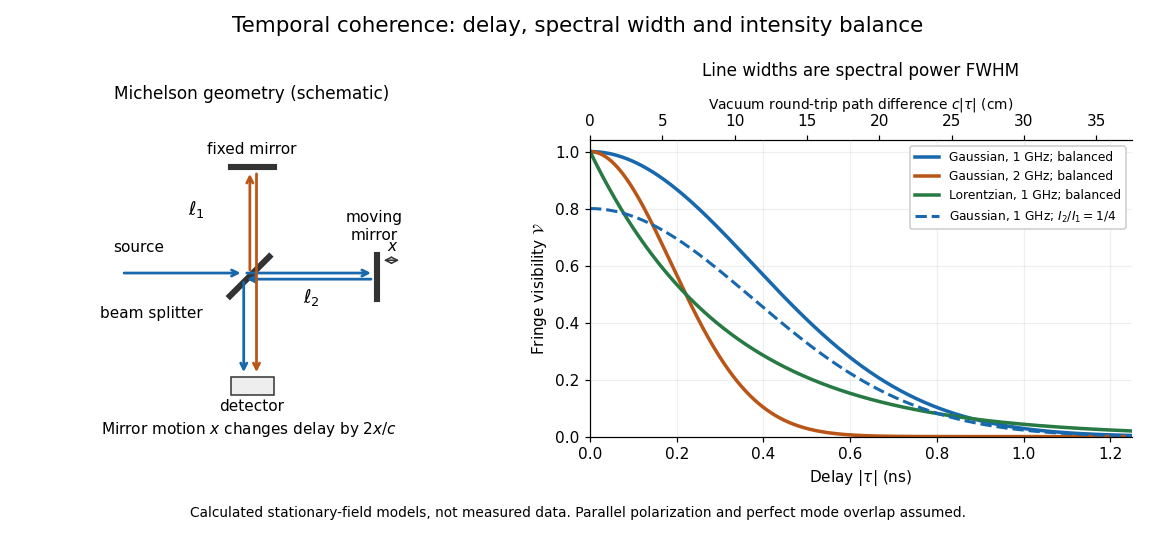

The script that saved this image:
"""Stipulated stationary-line models; no measured data.

Tested with Python 3.14.4, NumPy 2.3.5, Matplotlib 3.10.7.
Run from _media: MPLCONFIGDIR=/tmp/codex-wiki-matplotlib python ../optical-coherence-delay-visibility.py
Writes only the matching PNG basename in the current working directory.
"""

from pathlib import Path

import matplotlib

matplotlib.use("Agg")
import matplotlib.pyplot as plt
from matplotlib.patches import Rectangle
import numpy as np


def main():
    plt.rcParams.update({"font.size": 10, "axes.spines.top": False, "axes.spines.right": False})
    fig, (diagram, curves) = plt.subplots(1, 2, figsize=(10.5, 4.9), gridspec_kw={"width_ratios": [1, 1.25]})
    fig.patch.set_facecolor("white")
    fig.suptitle("Temporal coherence: delay, spectral width and intensity balance", fontsize=14, y=0.97)
    diagram.set(xlim=(0, 6.3), ylim=(-0.4, 5.4), aspect="equal")
    diagram.axis("off")
    diagram.set_title("Michelson geometry (schematic)", pad=27, fontsize=11)
    blue, orange, green = "#1768ac", "#b95516", "#287a45"
    # Paths are slightly separated to make outbound and returning directions legible.
    for start, end, color in [((0.6, 2.8), (3.0, 2.8), blue), ((3.0, 2.8), (5.55, 2.8), blue),
                              ((5.55, 2.68), (3.0, 2.68), blue), ((3.0, 2.68), (3.0, 0.8), blue),
                              ((3.12, 2.8), (3.12, 4.8), orange), ((3.25, 4.8), (3.25, 0.8), orange)]:
        diagram.annotate("", xy=end, xytext=start, arrowprops={"arrowstyle": "->", "color": color, "lw": 1.8})
    diagram.plot([2.73, 3.5], [2.35, 3.12], color="#333333", lw=4)
    diagram.plot([5.6, 5.6], [2.3, 3.15], color="#333333", lw=4)
    diagram.plot([2.75, 3.6], [4.87, 4.87], color="#333333", lw=4)
    diagram.add_patch(Rectangle((2.75, 0.42), 0.85, 0.35, facecolor="#eeeeee", edgecolor="#333333"))
    diagram.text(0.45, 3.22, "source", ha="left")
    diagram.text(2.2, 1.92, "beam splitter", ha="right")
    diagram.text(5.55, 3.45, "moving\nmirror", ha="center")
    diagram.text(3.16, 5.12, "fixed mirror", ha="center")
    diagram.text(3.16, 0.1, "detector", ha="center")
    diagram.text(1.9, 3.93, r"$\ell_1$", fontsize=12)
    diagram.text(4.15, 2.22, r"$\ell_2$", fontsize=12)
    diagram.annotate("", xy=(6.1, 3.05), xytext=(5.68, 3.05), arrowprops={"arrowstyle": "<->", "color": "#333333"})
    diagram.text(5.91, 3.23, r"$x$", ha="center")
    diagram.text(3.1, -0.35, r"Mirror motion $x$ changes delay by $2x/c$", ha="center", fontsize=10)

    tau = np.linspace(0, 1.25, 700)  # ns, so a GHz linewidth has numerical product GHz * ns.
    gaussian = np.exp(-np.pi**2 * tau**2 / (4 * np.log(2)))
    curves.plot(tau, gaussian, color=blue, lw=2.3, label="Gaussian, 1 GHz; balanced")
    curves.plot(tau, np.exp(-np.pi**2 * (2 * tau)**2 / (4 * np.log(2))), color=orange, lw=2.3, label="Gaussian, 2 GHz; balanced")
    curves.plot(tau, np.exp(-np.pi * tau), color=green, lw=2.3, label="Lorentzian, 1 GHz; balanced")
    curves.plot(tau, 0.8 * gaussian, color=blue, lw=2, ls="--", label=r"Gaussian, 1 GHz; $I_2/I_1=1/4$")
    curves.set(xlim=(0, 1.25), ylim=(0, 1.04), xlabel=r"Delay $|\tau|$ (ns)", ylabel=r"Fringe visibility $\mathcal{V}$")
    curves.set_title("Line widths are spectral power FWHM", fontsize=11, pad=42)
    curves.grid(alpha=0.2)
    curves.legend(loc="upper right", fontsize=8, framealpha=1)
    secondary = curves.secondary_xaxis("top", functions=(lambda t: 29.9792458 * t, lambda cm: cm / 29.9792458))
    secondary.set_xlabel(r"Vacuum round-trip path difference $c|\tau|$ (cm)", fontsize=9)
    fig.text(0.5, 0.04, "Calculated stationary-field models, not measured data. Parallel polarization and perfect mode overlap assumed.", ha="center", fontsize=9)
    fig.subplots_adjust(left=0.03, right=0.98, bottom=0.19, top=0.74, wspace=0.25)
    fig.savefig(Path.cwd() / (Path(__file__).stem + ".png"), dpi=110, facecolor="white", transparent=False)
    plt.close(fig)


if __name__ == "__main__":
    main()
